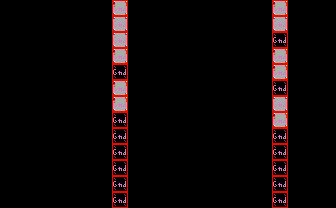

This game map was drawn from its Tiled (.tmx) file and the tilesets committed beside it. A one-line description and the full map source follow:
An orthogonal 21x13 tile map with 16x16 px tiles, 2 tile layers (bg, col), 2 tilesets.

<map version="1.5" tiledversion="1.5.0" orientation="orthogonal" renderorder="right-down" width="21" height="13" tilewidth="16" tileheight="16" infinite="0" nextlayerid="4" nextobjectid="19">
 <tileset firstgid="1" source="tileset.tsx" />
 <tileset firstgid="241" source="obj.tsx" />
 <layer id="1" name="bg" width="21" height="13">
  <data encoding="csv">
18,18,18,18,18,18,18,100,18,18,18,18,18,18,18,18,18,100,18,18,18,
20,18,18,18,18,18,18,80,18,18,18,18,18,18,18,18,18,80,18,18,18,
18,18,18,18,18,18,18,80,18,18,18,18,18,18,18,18,18,99,18,18,18,
18,18,18,18,18,18,18,100,18,18,18,18,18,18,18,18,18,100,18,18,18,
18,18,18,18,18,18,18,99,18,18,18,18,18,18,18,18,18,100,18,18,18,
18,18,18,18,18,18,18,100,18,18,18,18,18,18,18,18,18,99,18,18,20,
18,18,18,18,18,18,18,100,18,18,18,18,18,18,18,18,18,80,18,18,18,
18,18,18,18,18,18,18,99,18,18,18,18,18,18,18,18,18,100,18,18,18,
18,18,18,18,18,18,18,99,18,18,18,18,18,18,18,18,18,99,18,18,18,
18,18,18,18,18,18,18,99,18,18,18,18,18,18,18,18,18,99,18,18,18,
18,18,18,18,18,18,18,99,18,18,18,18,18,18,18,18,18,99,18,18,18,
18,18,18,18,18,18,18,99,18,18,18,18,18,18,18,18,18,99,18,18,18,
20,20,18,18,18,18,18,99,18,18,18,18,18,18,18,18,18,99,18,18,57
</data>
 </layer>
 <layer id="2" name="col" width="21" height="13">
  <data encoding="csv">
241,241,241,241,241,241,241,242,241,241,241,241,241,241,241,241,241,242,241,241,241,
241,241,241,241,241,241,241,242,241,241,241,0,241,241,241,241,241,242,241,241,241,
241,241,241,241,241,241,241,242,241,241,241,241,241,241,241,241,241,242,241,241,241,
241,241,241,241,241,241,241,242,241,241,241,241,241,241,241,241,241,242,241,241,241,
241,241,241,241,241,241,241,242,241,241,241,241,241,241,241,241,241,242,241,241,241,
241,241,241,241,241,241,241,242,241,241,241,241,241,241,241,241,241,242,241,241,241,
241,241,241,241,241,241,241,242,241,241,241,241,241,241,241,241,241,242,241,241,241,
241,241,241,241,241,241,241,242,241,241,241,241,241,241,241,241,241,242,241,241,241,
241,241,241,241,241,241,241,242,241,241,241,241,241,241,241,241,241,242,241,241,241,
241,241,241,241,241,241,241,242,241,241,241,241,241,241,241,241,241,242,241,241,241,
241,241,241,241,241,241,241,242,241,241,241,241,241,241,241,241,241,242,241,241,241,
241,241,241,241,241,241,241,242,241,241,241,241,241,241,241,241,241,242,241,241,241,
241,241,241,241,241,241,241,242,241,241,241,241,241,241,241,241,241,242,241,241,241
</data>
 </layer>
 <objectgroup id="3" name="obj">
  <properties>
   <property name="string_id" type="int" value="1" />
  </properties>
 </objectgroup>
</map>
